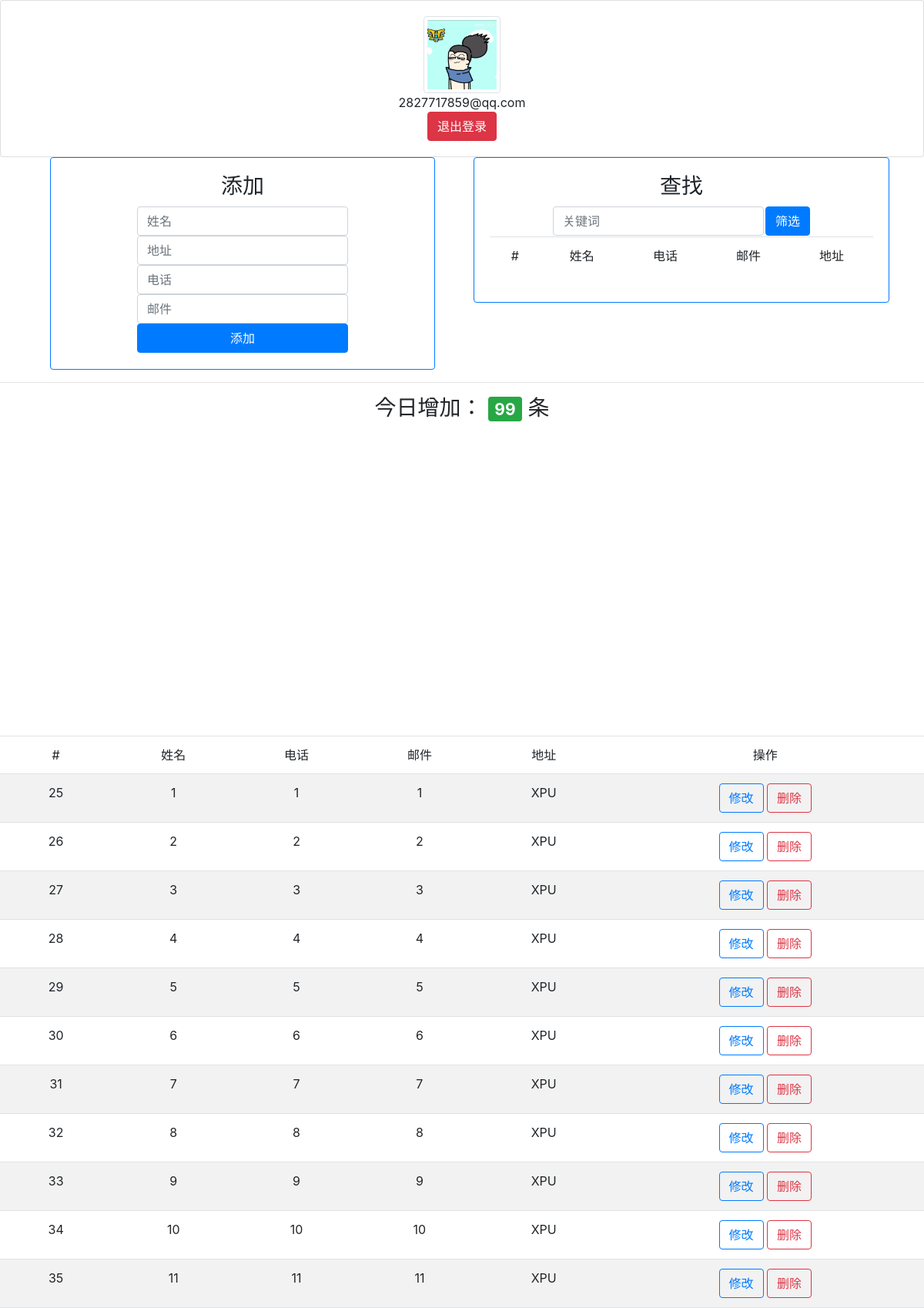
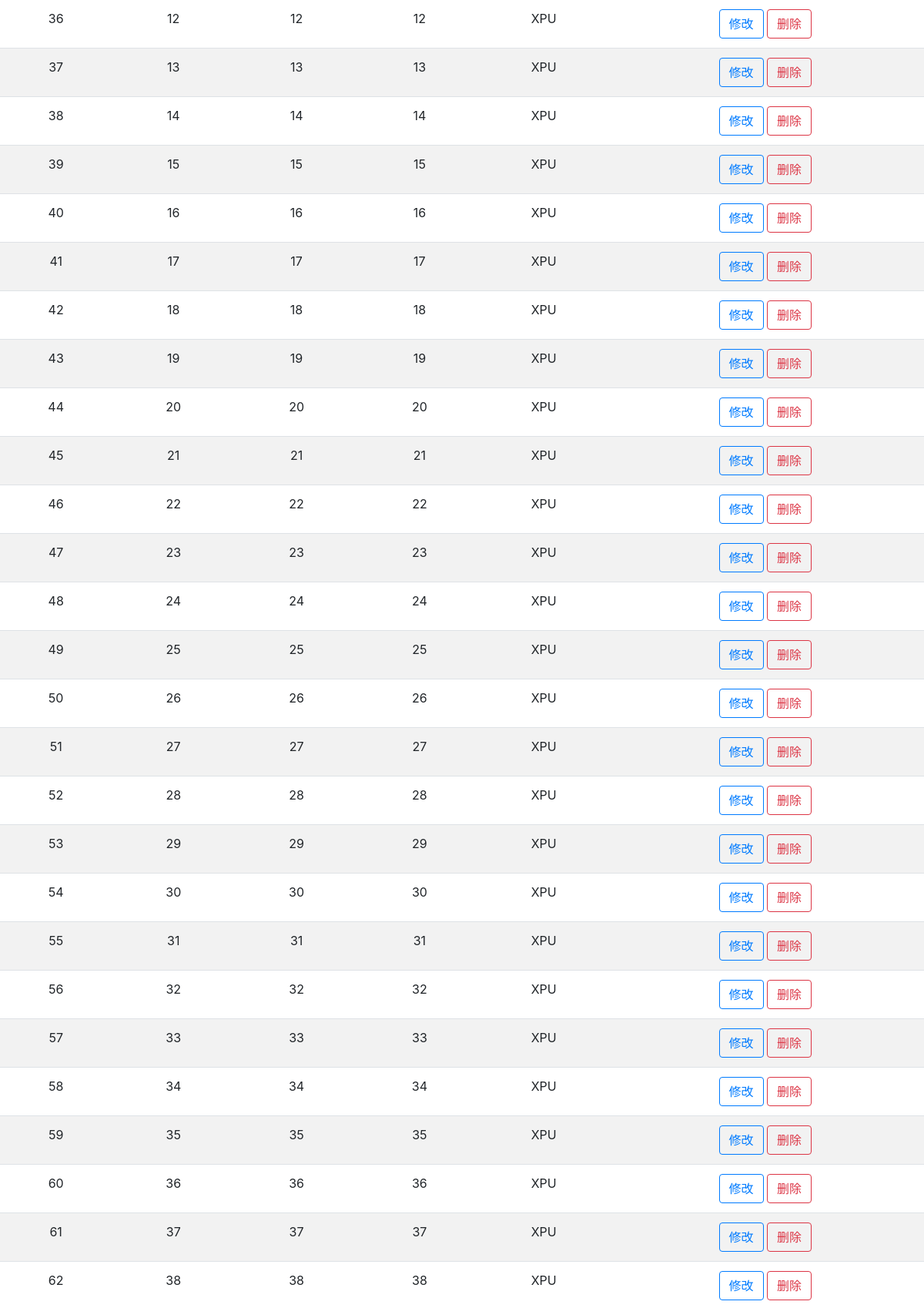
Screenshot of / (signed in, upper part) with the database file from the repository (2 pictures, top to bottom).
### app/models.py (models this page shows)
class UserBase(models.Model):
    USER_GENDER = (
        (0, '保密'),
        (1, '男'),
        (2, '女'),
    )
    email = models.CharField(max_length=128, unique=True, null=False, blank=False, verbose_name='邮箱')
    name = models.CharField(max_length=128, verbose_name='姓名')
    gender = models.SmallIntegerField(default=0, choices=USER_GENDER, verbose_name='性别')
    pwd = models.CharField(max_length=256, null=False, blank=False, verbose_name='密码')
    tel = models.CharField(max_length=64, verbose_name='手机号')
    reg_time = models.DateTimeField(auto_now_add=True, verbose_name='注册时间')
    avatar = models.TextField(default='/static/img/avatar/default_avatar.jpg', verbose_name='头像')
    is_active = models.BooleanField(default=False, verbose_name='是否激活')

class AddressBook(models.Model):
    user = models.ForeignKey(to=UserBase, on_delete=models.CASCADE, verbose_name='所属用户')
    name = models.CharField(max_length=128, null=False, blank=False, verbose_name='姓名')
    tel = models.CharField(max_length=64, verbose_name='电话')
    email = models.CharField(max_length=128, verbose_name='邮箱')
    addr = models.CharField(max_length=1024, verbose_name='地址')
    add_time = models.DateTimeField(auto_now_add=True, verbose_name='添加时间')

### app/views.py (the view)
# urls.py: path('', views.index),  # 首页
def index(request):
    context = {'status': 0, 'msg': '', 'data': {}}
    if request.method == 'GET':
        user_id = request.session.get('user_id')
        user = models.UserBase.objects.filter(id=user_id)
        if len(user) == 0:
            return redirect(to=login)
        user = user[0]
        context['data'] = {
            'user_id': user.id,
            'is_active': user.is_active,
            'email': user.email,
            'tel': user.tel,
            'reg_time': user.reg_time,
            'avatar': user.avatar,
            'gender': user.gender,
            'name': user.name,
        }
        addr_books = models.AddressBook.objects.filter(user=user)
        tmp = []
        for item in addr_books:
            tmp.append({
                'id': item.id,
                'name': item.name,
                'tel': item.tel,
                'email': item.email,
                'addr': item.addr,
                'add_time': item.add_time
            })
        context['data'].update({'addr_books': tmp})
        now = datetime.datetime.now()
        start = now - datetime.timedelta(hours=23, minutes=59, seconds=59)
        today_addr_book = models.AddressBook.objects.filter(user=user, add_time__gt=start)
        context['data'].update({'toady_add': len(today_addr_book)})
        return render(request, 'home.html', context=context)

### templates/home.html (shortened to what this page needs)
<!DOCTYPE html>
<html lang="en">
<head>
    <link href="https://cdn.bootcss.com/twitter-bootstrap/4.3.1/css/bootstrap.min.css" rel="stylesheet">
</head>
<body>
<div>
    <div style="text-align: center;">
        <div style="display: inline;">
            <div class="card">
                <div class="card-body">
                    <img class="img-thumbnail" id="avatar" src="{{ data.avatar }}"
                         style="width: 100px">
                    <br>
                    <span>{{ data.email }}</span>
                    <form method="post" action="/logout/">
                        <button type="submit" class="btn btn-danger">退出登录</button>
                    </form>
                </div>
            </div>
            <div class="container">
                <div class="row">
                    <div class="col-sm">
                        <div class="card border-primary" style="width: 500px; margin: 0 auto;">
                            <div class="card-body">
                                <h3>添加</h3>
                                <form method="post" action="/add_addr_book/">
                                    <table align="center" style="border: #007bff">
                                        <tr>
                                            <td>
                                                <input class="form-control" name="name" placeholder="姓名">
                                                <input class="form-control" name="addr" placeholder="地址">
                                                <input class="form-control" name="tel" placeholder="电话">
                                                <input class="form-control" name="email" placeholder="邮件">
                                                <button class="btn btn-primary" type="submit" style="width: 100%">添加
                                                </button>
                                            </td>
                                        </tr>
                                    </table>
                                </form>
                            </div>
                        </div>
                    </div>
                    <div class="col-sm">
                        <div class="card border-primary" style="margin: 0 auto;">
                            <div class="card-body">
                                <h3>查找</h3>
                                <form action="/search/" method="post">
                                    <table align="center">
                                        <tr>
                                            <td>
                                                <input class="form-control" name="key" type="text" placeholder="关键词">
                                            </td>
                                            <td>
                                                <button class="btn btn-primary" type="submit">筛选</button>
                                            </td>
                                        </tr>
                                    </table>
                                </form>
                                <table class="table table-striped" align="center">
                                    <thead>
                                    <tr>
                                        <td scope="col">#</td>
                                        <td scope="col">姓名</td>
                                        <td scope="col">电话</td>
                                        <td scope="col">邮件</td>
                                        <td scope="col">地址</td>
                                    </tr>
                                    </thead>
                                </table>
                            </div>
                        </div>
                    </div>
                </div>
            </div>
            <hr>
            <div>
                <h3>
                    今日增加：
                    <span class="badge badge-success">{{ data.toady_add }}</span>
                    条
                </h3>
                <div id="container" style="width: 600px;height:400px; margin: 0 auto"></div>
                <table class="table table-striped">
                    <thead>
                    <tr>
                        <td scope="col">#</td>
                        <td scope="col">姓名</td>
                        <td scope="col">电话</td>
                        <td scope="col">邮件</td>
                        <td scope="col">地址</td>
                        <td scope="col">操作</td>
                    </tr>
                    </thead>
                    <tbody>
                    {% for item in data.addr_books %}
                        <tr>
                            <td>
                                {% if item.id == '' %}
                                    -
                                {% else %}
                                    {{ item.id }}
                                {% endif %}
                            </td>
                            <td>
                                {% if item.name == '' %}
                                    -
                                {% else %}
                                    {{ item.name }}
                                {% endif %}
                            </td>
                            <td>
                                {% if item.tel == '' %}
                                    -
                                {% else %}
                                    {{ item.tel }}
                                {% endif %}
                            </td>
                            <td>
                                {% if item.email == '' %}
                                    -
                                {% else %}
                                    {{ item.email }}
                                {% endif %}
                            </td>
                            <td>
                                {% if item.addr == '' %}
                                    -
                                {% else %}
                                    {{ item.addr }}
                                {% endif %}
                            </td>
                            <td>
                                <button class="btn btn-outline-primary" data-toggle="modal" data-target="#myModal1">修改
                                </button>
                                <button class="btn btn-outline-danger" data-toggle="modal" data-target="#myModal2">删除
                                </button>
                            </td>
                        </tr>
                    {% endfor %}
                    </tbody>
                </table>
            </div>
        </div>
    </div>
</div>
</body>
</html>

### rows the page displays
UserBase: avatar (placeholder picture), email "2827717859@qq.com"
AddressBook: id "25", name "1", tel "1", email "1", addr "XPU"
AddressBook: id "26", name "2", tel "2", email "2", addr "XPU"
AddressBook: id "27", name "3", tel "3", email "3", addr "XPU"
AddressBook: id "28", name "4", tel "4", email "4", addr "XPU"
AddressBook: addr "XPU"
AddressBook: id "30", name "6", tel "6", email "6", addr "XPU"
AddressBook: id "31", name "7", tel "7", email "7", addr "XPU"
AddressBook: id "32", name "8", tel "8", email "8", addr "XPU"
AddressBook: id "33", name "9", tel "9", email "9", addr "XPU"
AddressBook: name "10", tel "10", email "10", addr "XPU"
AddressBook: name "11", tel "11", email "11", addr "XPU"
AddressBook: name "12", tel "12", email "12", addr "XPU"
AddressBook: name "13", tel "13", email "13", addr "XPU"
AddressBook: name "14", tel "14", email "14", addr "XPU"
AddressBook: name "15", tel "15", email "15", addr "XPU"
AddressBook: name "16", tel "16", email "16", addr "XPU"
AddressBook: name "17", tel "17", email "17", addr "XPU"
AddressBook: name "18", tel "18", email "18", addr "XPU"
AddressBook: name "19", tel "19", email "19", addr "XPU"
AddressBook: name "20", tel "20", email "20", addr "XPU"
AddressBook: name "21", tel "21", email "21", addr "XPU"
AddressBook: name "22", tel "22", email "22", addr "XPU"
AddressBook: name "23", tel "23", email "23", addr "XPU"
AddressBook: name "24", tel "24", email "24", addr "XPU"
AddressBook: name "25", tel "25", email "25", addr "XPU"
AddressBook: name "26", tel "26", email "26", addr "XPU"
AddressBook: name "27", tel "27", email "27", addr "XPU"
AddressBook: name "28", tel "28", email "28", addr "XPU"
AddressBook: name "29", tel "29", email "29", addr "XPU"
AddressBook: name "30", tel "30", email "30", addr "XPU"
AddressBook: name "31", tel "31", email "31", addr "XPU"
AddressBook: name "32", tel "32", email "32", addr "XPU"
AddressBook: name "33", tel "33", email "33", addr "XPU"
AddressBook: name "34", tel "34", email "34", addr "XPU"
AddressBook: name "35", tel "35", email "35", addr "XPU"
AddressBook: name "36", tel "36", email "36", addr "XPU"
AddressBook: name "37", tel "37", email "37", addr "XPU"
AddressBook: name "38", tel "38", email "38", addr "XPU"

### other values shown
{{ data.toady_add }} "99"
{{ item.id }} "29" "34" "35" "36" "37" "38" "39" "40" "41" "42" "43" "44" "45" "46" "47" "48" "49" "50" "51" "52" "53" "54" "55" "56" "57" "58" "59" "60" "61" "62"
{{ item.name }} "5"
{{ item.tel }} "5"
{{ item.email }} "5"
